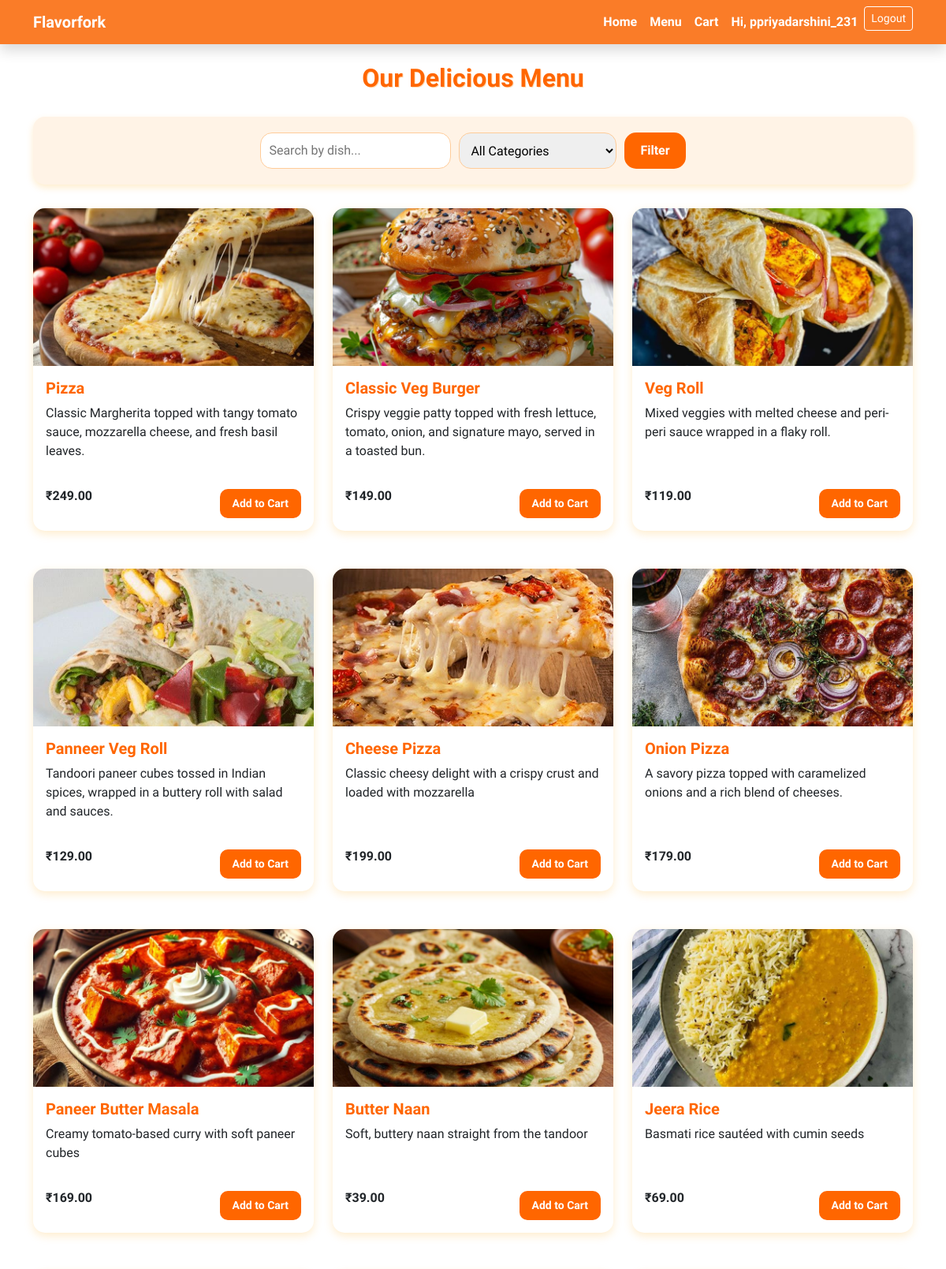
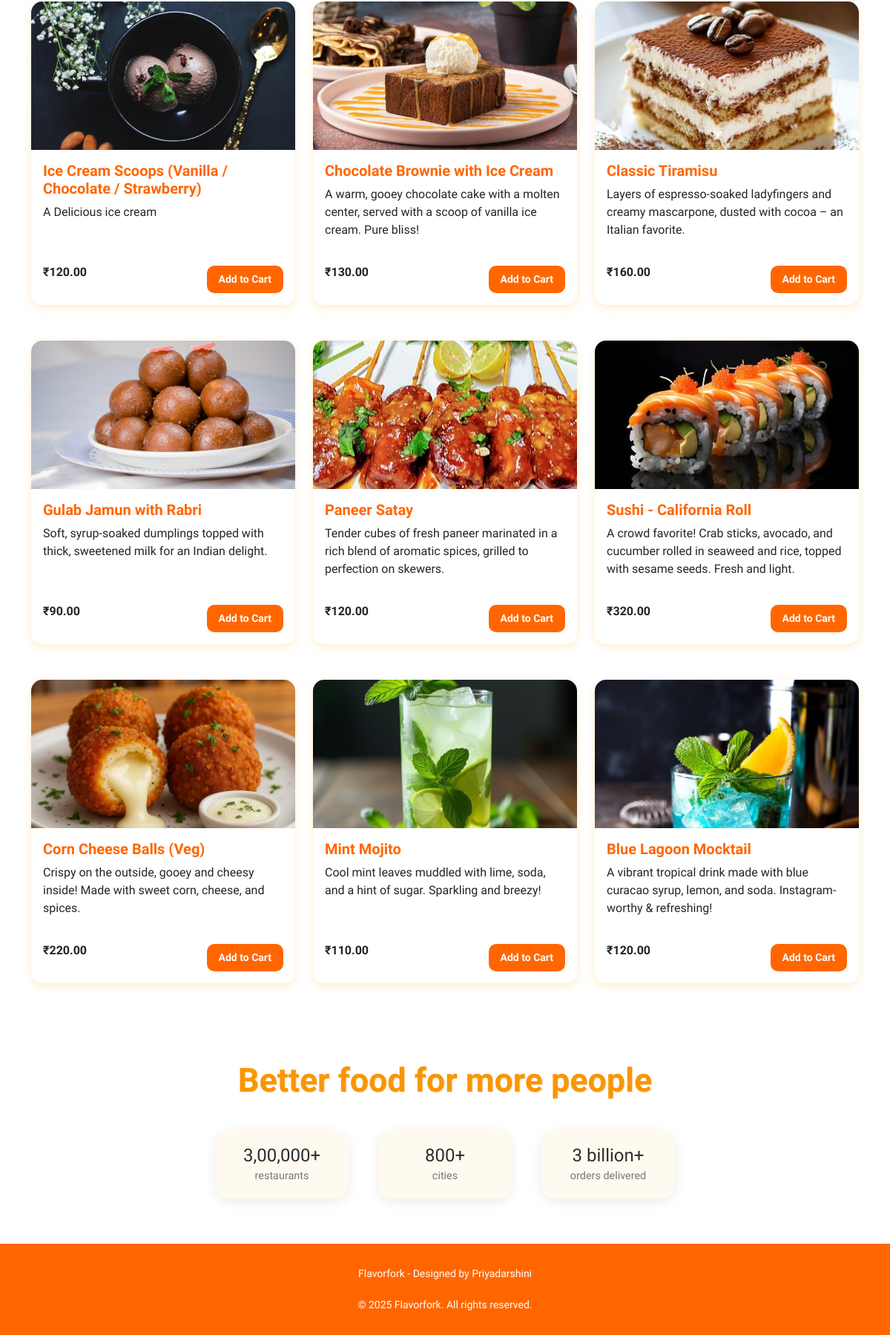
The app's page /menu/ (signed in) with its own data (2 pictures, top to bottom).
### restaurant/models.py (models this page shows, shortened)
class MenuItem(models.Model):
    CATEGORY_CHOICES = [
        ('starter', 'Starter'),
        ('fastfood', 'Fast Food'),
        ('main', 'Main Course'),
        ('dessert', 'Dessert'),
        ('drink', 'Drink'),
    ]
    name = models.CharField(max_length=100)
    description = models.TextField(blank=True)
    price = models.DecimalField(max_digits=6, decimal_places=2)
    image = models.ImageField(upload_to='menu_images/', blank=True, null=True)
    is_available = models.BooleanField(default=True)
    category = models.CharField(max_length=20, choices=CATEGORY_CHOICES, default='main')

### restaurant/views.py (the view)
# urls.py: path('menu/', views.menu, name='menu'),
def menu(request):
    items = MenuItem.objects.filter(is_available=True)  # filter only available items
    search = request.GET.get('search')
    category = request.GET.get('category')
    if search:
        items = items.filter(name__icontains=search)
    if category:
        items = items.filter(category__iexact=category)
    return render(request, 'restaurant/menu.html', {'items': items})

### restaurant/templates/restaurant/menu.html (shortened to what this page needs)
{% extends 'restaurant/base.html' %}
{% block content %}
<h2>Our Delicious Menu</h2>
<form method="get" class="filter-bar">
  <input type="text" name="search" placeholder="Search by dish..." value="{{ request.GET.search }}">
  <select name="category">
    <option value="">All Categories</option>
  </select>
  <button type="submit">Filter</button>
</form>
<div class="row row-cols-1 row-cols-sm-2 row-cols-md-3 g-4">
    {% for item in items %}
    <div class="col mb-4">
        <div class="card h-100">
            {% if item.image %}
            <img src="{{ item.image.url }}" class="card-img-top" alt="{{ item.name }}">
            {% endif %}
            <div class="card-body d-flex flex-column justify-content-between">
                <div>
                    <h5 class="card-title">{{ item.name }}</h5>
                    <p class="card-text">{{ item.description }}</p>
                </div>
                <div class="d-flex justify-content-between align-items-center mt-3">
                    <span><strong>₹{{ item.price }}</strong></span>
                    <a href="{% url 'add_to_cart' item.id %}" class="btn btn-orange btn-sm">Add to Cart</a>
                </div>
            </div>
        </div>
    </div>
    {% empty %}
    <p class="text-center">No items match your search/filter.</p>
    {% endfor %}
</div>
{% endblock %}

### restaurant/templates/restaurant/base.html (shortened to what this page needs)
<!DOCTYPE html>
<html lang="en">
<head>
    <link href="https://cdn.jsdelivr.net/npm/bootstrap@5.3.0/dist/css/bootstrap.min.css" rel="stylesheet">
    <link rel="stylesheet" href="https://cdnjs.cloudflare.com/ajax/libs/animate.css/4.1.1/animate.min.css"/>
</head>
<body>
    <nav class="navbar navbar-expand-lg shadow">
        <div class="container">
            <a class="navbar-brand" href="{% url 'home' %}">Flavorfork</a>
            <div class="collapse navbar-collapse justify-content-end" id="navbarNav">
                <ul class="navbar-nav">
                    <li class="nav-item"><a class="nav-link" href="{% url 'home' %}">Home</a></li>
                    <li class="nav-item"><a class="nav-link" href="{% url 'menu' %}">Menu</a></li>
                    <li class="nav-item"><a class="nav-link" href="{% url 'view_cart' %}">Cart</a></li>
                    {% if user.is_authenticated %}
                        <li class="nav-item"><a class="nav-link">Hi, {{ user.username }}</a></li>
                        <li class="nav-item"><a class="btn btn-outline-light btn-sm" href="{% url 'logout' %}">Logout</a></li>
                    {% else %}
                        <li class="nav-item"><a class="btn btn-outline-light btn-sm me-2" href="{% url 'login' %}">Login</a></li>
                        <li class="nav-item"><a class="btn btn-outline-light btn-sm" href="{% url 'register' %}">Register</a></li>
                    {% endif %}
                </ul>
            </div>
        </div>
    </nav>
    <div class="container mt-4">
        <div class="fade-in-left">
            {% block content %}{% endblock %}
        </div>
    </div>
    <section class="food-highlight">
    <h2>Better food for more people</h2>
    <div class="stats">
        <div class="stat-item">
            <h4>3,00,000+</h4>
            <small>restaurants</small>
        </div>
        <div class="stat-item">
            <h4>800+</h4>
            <small>cities</small>
        </div>
        <div class="stat-item">
            <h4>3 billion+</h4>
            <small>orders delivered</small>
        </div>
    </div>
</section>
<div class="footer">
    Flavorfork - Designed by Priyadarshini<br>
    <br>
    © 2025 Flavorfork. All rights reserved.
</div>
</body>
</html>

### restaurant/templates/restaurant/base.html (style rules this page uses)
body { background: (to bottom right, #ad6601, #ff6600); font-family: 'Julius Sans One', sans-serif; }
.navbar { background-color: #fa7c28; justify-content: center; align-items: center; }
.navbar .nav-link, .navbar .navbar-brand { color: white !important; font-weight: bold; justify-content: center; align-items: center; }
.navbar .btn-outline-light { border-color: white; color: white; }
.btn-orange { background-color: #ff6600; color: white; font-weight: bold; border: none; }
.fade-in-left { animation: fadeInLeft 1s ease-out; }
.btn-orange { background-color: #ff6600; color: white; border: none; padding: 12px 30px; font-weight: bold; border-radius: 30px; margin-top: 20px; transition: 0.3s ease; }
.footer { background-color: #ff6600; color: white; padding: 30px 20px; text-align: center; font-size: 14px; }
.food-highlight { background: #fff; text-align: center; padding: 80px 20px 60px; position: relative; overflow: hidden; }
.food-highlight h2 { font-size: 2.8rem; font-weight: 700; color: #f99600; }
.food-highlight .stats { display: flex; justify-content: center; gap: 40px; flex-wrap: wrap; margin-top: 40px; }
.food-highlight .stat-item { background: #fffaf0; border-radius: 20px; padding: 20px 30px; box-shadow: 0 4px 16px rgba(0, 0, 0, 0.08); text-align: center; min-width: 180px; }
.food-highlight .stat-item h4 { font-size: 1.5rem; color: #2d2d2d; margin: 0; }
.food-highlight .stat-item small { font-size: 0.9rem; color: #777; }

### restaurant/templates/restaurant/menu.html (style rules this page uses)
body { background: (to bottom right, #ad6601, #ff6600); font-family: 'Julius Sans One', sans-serif; }
h2 { text-align: center; margin-bottom: 30px; color: #ff6600; font-weight: bold; text-shadow: 1px 1px #ffd9b3; }
.filter-bar { display: flex; flex-wrap: wrap; justify-content: center; background: #fff3e6; padding: 15px; border-radius: 15px; box-shadow: 0 4px 10px rgba(255, 165, 0, 0.2); margin-bottom: 30px; }
.filter-bar select, .filter-bar input[type="text"] { padding: 10px; border: 1px solid #ffcc99; border-radius: 15px; margin: 5px; font-size: 16px; min-width: 200px; }
.filter-bar button { background-color: #ff6600; color: white; border: none; padding: 10px 20px; font-weight: bold; border-radius: 15px; cursor: pointer; margin: 5px; }
.card { border: none; border-radius: 15px; background-color: #fff; box-shadow: 0 4px 12px rgba(255, 165, 0, 0.2); transition: transform 0.3s ease; height: 100%; }
.card-img-top { height: 200px; object-fit: cover; border-top-left-radius: 15px; border-top-right-radius: 15px; }
.card-title { color: #ff6600; font-weight: bold; }
.btn-orange { background-color: #ff6600; color: white; border: none; padding: 8px 16px; font-weight: bold; border-radius: 10px; }

### records on screen
MenuItem: image (picture), name "Pizza", description "Classic Margherita topped with tangy tomato sauce, mozzarella cheese, and fresh basil leaves.", price "249.00"
MenuItem: image (picture), name "Classic Veg Burger", description "Crispy veggie patty topped with fresh lettuce, tomato, onion, and signature mayo, served in a toasted bun.", price "149.00"
MenuItem: image (picture), name "Veg Roll", description "Mixed veggies with melted cheese and peri-peri sauce wrapped in a flaky roll.", price "119.00"
MenuItem: image (picture), name "Panneer Veg Roll", description "Tandoori paneer cubes tossed in Indian spices, wrapped in a buttery roll with salad and sauces.", price "129.00"
MenuItem: image (picture), name "Cheese Pizza", description "Classic cheesy delight with a crispy crust and loaded with mozzarella", price "199.00"
MenuItem: image (picture), name "Onion Pizza", description "A savory pizza topped with caramelized onions and a rich blend of cheeses.", price "179.00"
MenuItem: image (picture), name "Paneer Butter Masala", description "Creamy tomato-based curry with soft paneer cubes", price "169.00"
MenuItem: image (picture), name "Butter Naan", description "Soft, buttery naan straight from the tandoor", price "39.00"
MenuItem: image (picture), name "Jeera Rice", description "Basmati rice sautéed with cumin seeds", price "69.00"
MenuItem: image (picture), name "Ice Cream Scoops (Vanilla / Chocolate / Strawberry)", description "A Delicious ice cream", price "120.00"
MenuItem: image (picture), name "Chocolate Brownie with Ice Cream", description "A warm, gooey chocolate cake with a molten center, served with a scoop of vanilla ice cream. Pure bliss!", price "130.00"
MenuItem: image (picture), name "Classic Tiramisu", description "Layers of espresso-soaked ladyfingers and creamy mascarpone, dusted with cocoa – an Italian favorite.", price "160.00"
MenuItem: image (picture), name "Gulab Jamun with Rabri", description "Soft, syrup-soaked dumplings topped with thick, sweetened milk for an Indian delight.", price "90.00"
MenuItem: image (picture), name "Paneer Satay", description "Tender cubes of fresh paneer marinated in a rich blend of aromatic spices, grilled to perfection on skewers.", price "120.00"
MenuItem: image (picture), name "Sushi - California Roll", description "A crowd favorite! Crab sticks, avocado, and cucumber rolled in seaweed and rice, topped with sesame seeds. Fresh and light.", price "320.00"
MenuItem: image (picture), name "Corn Cheese Balls (Veg)", description "Crispy on the outside, gooey and cheesy inside! Made with sweet corn, cheese, and spices.", price "220.00"
MenuItem: image (picture), name "Mint Mojito", description "Cool mint leaves muddled with lime, soda, and a hint of sugar. Sparkling and breezy!", price "110.00"
MenuItem: image (picture), name "Blue Lagoon Mocktail", description "A vibrant tropical drink made with blue curacao syrup, lemon, and soda. Instagram-worthy & refreshing!", price "120.00"

### other values on screen
{{ user.username }} "ppriyadarshini_231"
